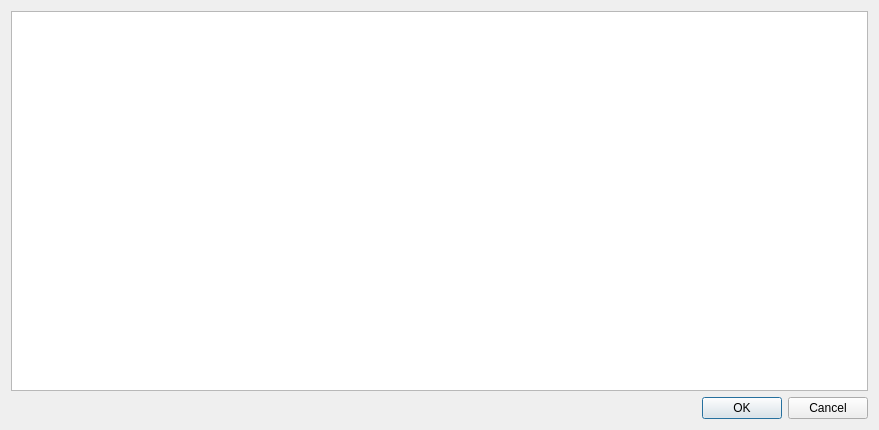
<?xml version="1.0" encoding="UTF-8"?>
<ui version="4.0">
 <class>DiscordSettings</class>
 <widget class="QDialog" name="DiscordSettings">
  <property name="geometry">
   <rect>
    <x>0</x>
    <y>0</y>
    <width>879</width>
    <height>430</height>
   </rect>
  </property>
  <property name="windowTitle">
   <string>Dialog</string>
  </property>
  <layout class="QVBoxLayout" name="verticalLayout">
   <item>
    <widget class="QTreeView" name="webhookTree"/>
   </item>
   <item>
    <widget class="QDialogButtonBox" name="buttonBox">
     <property name="orientation">
      <enum>Qt::Orientation::Horizontal</enum>
     </property>
     <property name="standardButtons">
      <set>QDialogButtonBox::StandardButton::Cancel|QDialogButtonBox::StandardButton::Ok</set>
     </property>
    </widget>
   </item>
  </layout>
 </widget>
 <resources/>
 <connections>
  <connection>
   <sender>buttonBox</sender>
   <signal>accepted()</signal>
   <receiver>DiscordSettings</receiver>
   <slot>accept()</slot>
   <hints>
    <hint type="sourcelabel">
     <x>248</x>
     <y>254</y>
    </hint>
    <hint type="destinationlabel">
     <x>157</x>
     <y>274</y>
    </hint>
   </hints>
  </connection>
  <connection>
   <sender>buttonBox</sender>
   <signal>rejected()</signal>
   <receiver>DiscordSettings</receiver>
   <slot>reject()</slot>
   <hints>
    <hint type="sourcelabel">
     <x>316</x>
     <y>260</y>
    </hint>
    <hint type="destinationlabel">
     <x>286</x>
     <y>274</y>
    </hint>
   </hints>
  </connection>
 </connections>
</ui>
